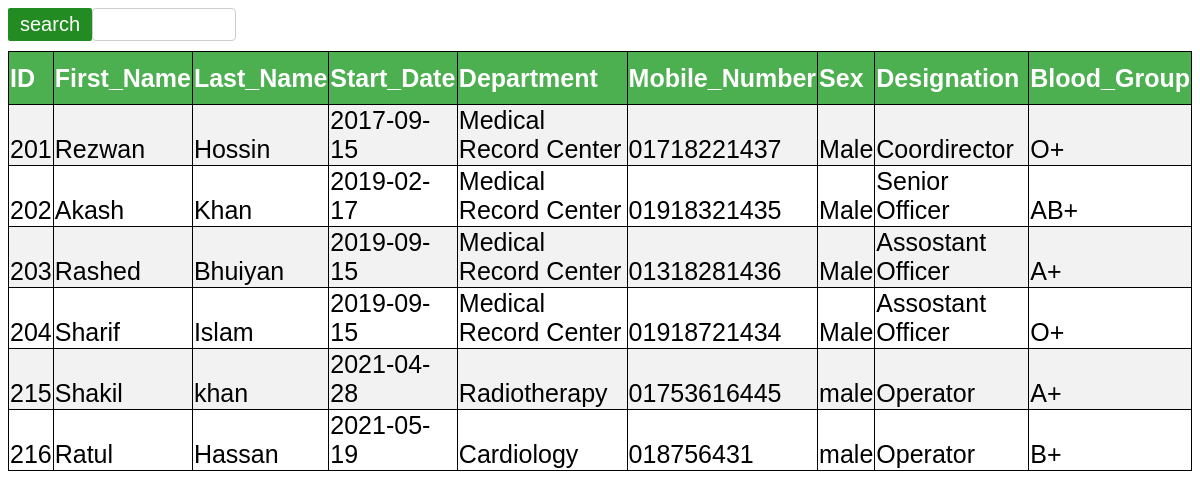
Page /HMS/display/list-employee.php on the committed database.
### tables this page shows
CREATE TABLE `employee` (
  `id` int(6) NOT NULL,
  `first_name` varchar(50) DEFAULT NULL,
  `last_name` varchar(50) NOT NULL,
  `start_date` date DEFAULT NULL,
  `department_name` varchar(50) NOT NULL,
  `mobile_number` varchar(11) DEFAULT NULL,
  `sex` varchar(50) DEFAULT NULL,
  `designation` varchar(50) NOT NULL,
  `blood_group` char(4) DEFAULT NULL
);

### HMS/display/list-employee.php (the view, shortened to what this page needs)
<!DOCTYPE html>
<html>
<head>
</head>
<body>
	<div class="container">
		<form action="search-amployee.php" method="post">
			<input type="text" name="search" >
			<button class="btn">search</button>
		</form>
	<table>
		<tr>
			<th>ID</th>
			<th>First_Name</th>
			<th>Last_Name</th>
			<th>Start_Date</th>
			<th>Department</th>
			<th>Mobile_Number</th>
			<th>Sex</th>
			<th>Designation</th>
			<th>Blood_Group</th>
		</tr>
		<?php
		$conn =mysqli_connect("localhost", "root", "", "hospital");
          $sql = "SELECT id,first_name,last_name,start_date,department_name,mobile_number,sex,designation,blood_group FROM employee";
            $result = $conn->query($sql);
            if ($result->num_rows > 0) {
            while($row = $result->fetch_assoc()) {
            echo "<tr><td> " . $row["id"]. "</td><td> " . $row["first_name"]. " </td><td>" . $row["last_name"]. "</td><td>" .$row["start_date"]."</td><td>".$row["department_name"]."</td><td>".$row["mobile_number"]."</td><td>".$row["sex"]."</td><td>".$row["designation"]."</td><td>".$row["blood_group"]."</td></tr>"; }
              echo"</table>";
               }
              else {
              echo "0 results";
               }
		?>
</body>
</html>

### HMS/display/list-employee.php (style rules this page uses)
.btn { background-color: #228B22; color: white; padding: 5px 12px; border: none; border-radius: 2px; cursor: pointer; float: left; font-size:20px; }
input[type=text] { width: 10%; padding: 8px 12px; border: 1px solid #ccc; border-radius: 4px; resize: vertical; margin-bottom:10px; }
.container { padding-bottom:10px; }
table { border-collapse:collapse; color:black; width:100%; font-family:sans-serif; font-size:25px; text-align:left; padding-left:15px; }
table,th,td { border:1px solid black; }
th { background-color:#4CAF50; color:white; height:50px; }
td { height:10px; vertical-align:bottom; }
tr:nth-child(even) { background-color: #f2f2f2 }

### rows in the picture
employee: id "201", first_name "Rezwan", last_name "Hossin", start_date "2017-09-15", department_name "Medical Record Center", mobile_number "01718221437", sex "Male", designation "Coordirector", blood_group "O+"
employee: id "202", first_name "Akash", last_name "Khan", start_date "2019-02-17", department_name "Medical Record Center", mobile_number "01918321435", sex "Male", designation "Senior Officer", blood_group "AB+"
employee: id "203", first_name "Rashed", last_name "Bhuiyan", start_date "2019-09-15", department_name "Medical Record Center", mobile_number "01318281436", sex "Male", designation "Assostant Officer", blood_group "A+"
employee: id "204", first_name "Sharif", last_name "Islam", start_date "2019-09-15", department_name "Medical Record Center", mobile_number "01918721434", sex "Male", designation "Assostant Officer", blood_group "O+"
employee: id "215", first_name "Shakil", last_name "khan", start_date "2021-04-28", department_name "Radiotherapy", mobile_number "01753616445", sex "male", designation "Operator", blood_group "A+"
employee: id "216", first_name "Ratul", last_name "Hassan", start_date "2021-05-19", department_name "Cardiology", mobile_number "018756431", sex "male", designation "Operator", blood_group "B+"
